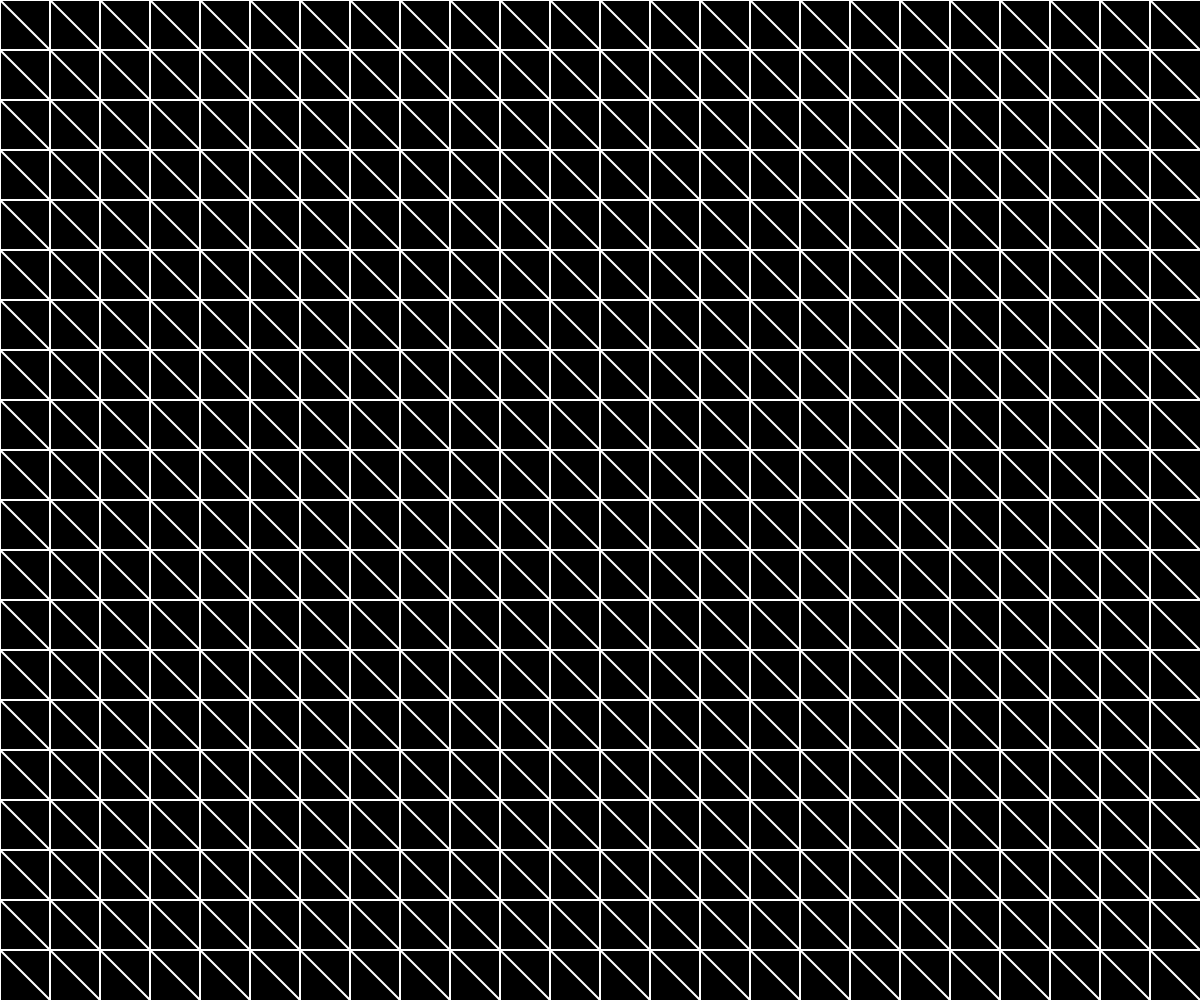
Frame 1 (no input)
Frame 60 (no input): identical to frame 1, image omitted
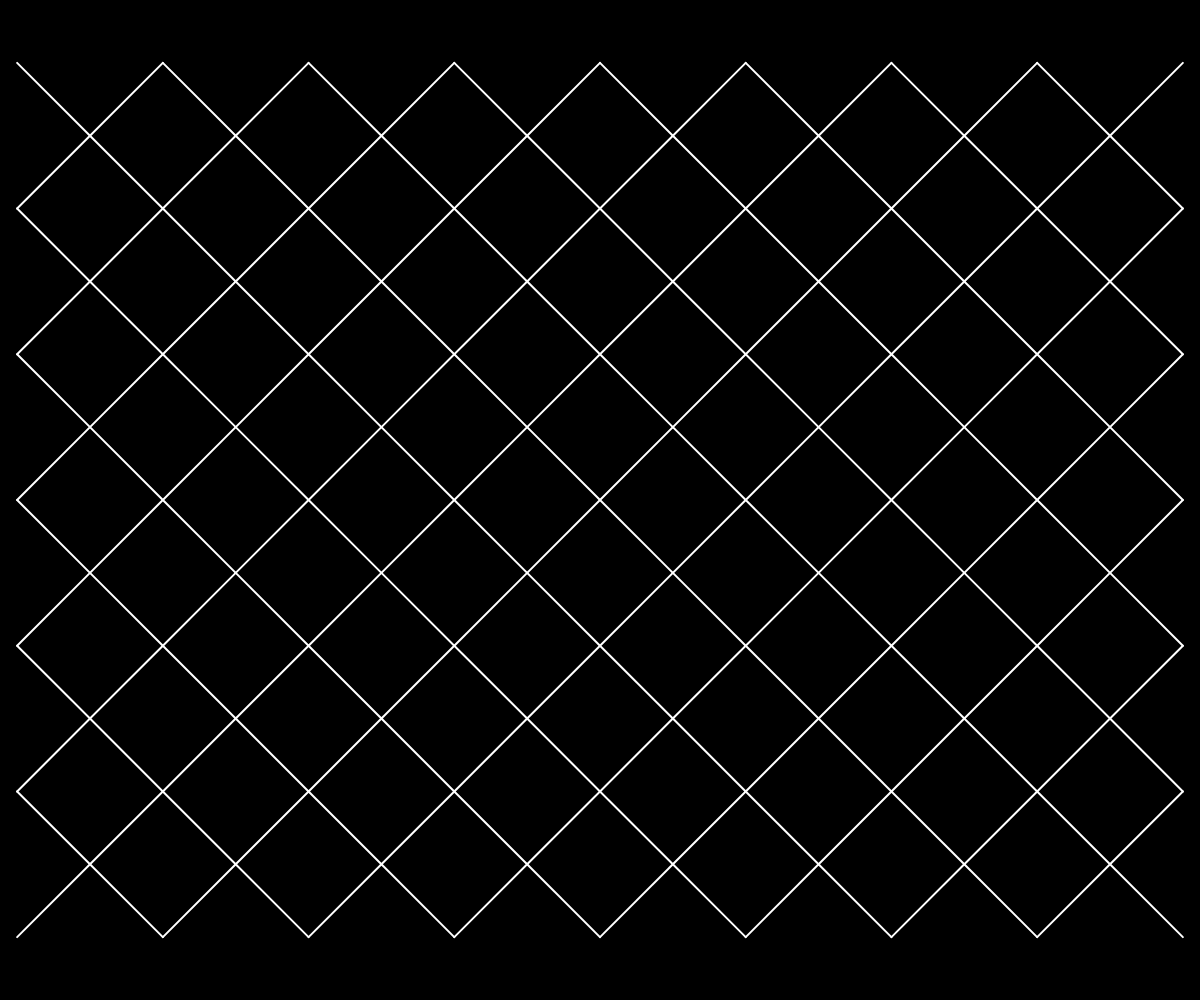
Frame 120 (the mouse pressed at the canvas centre since frame 60)

The p5.js sketch that drew these frames (run headless with seeded random() and noise() and a simulated clock; from frame 60 on, the mouse is pressed at the canvas centre):

// p5.js sketch
// ── sketch.js
let slotSize = 50;
let marginX;
let marginY;

function setup() {

    createCanvas(windowWidth, windowHeight);
    background(0)

    pixelDensity(1);

    marginX = windowWidth - int((windowWidth / slotSize)) * slotSize;
    marginY = windowHeight - int((windowHeight / slotSize)) * slotSize;

}


function draw() {

    background(0)
    noFill();
    stroke(255)
    strokeWeight(2)
    for (let i = marginX / 2 + slotSize / 2; i < width - marginX / 2; i += slotSize) {
        for (let j = marginY / 2 + slotSize / 2; j < height - marginY / 2; j += slotSize) {

            let xOffset = map(mouseX, 0, width, -0.5, 0.5)
            let yOffset = map(mouseY, 0, height, -0.5, 0.5)
            line(i + xOffset * (slotSize), j + yOffset * (slotSize),
                i - slotSize * 0.5, j - slotSize * 0.5);
            line(i + xOffset * (slotSize), j + yOffset * (slotSize),
                i + slotSize * 0.5, j + slotSize * 0.5);
            line(i + xOffset * (slotSize), j + yOffset * (slotSize),
                i + slotSize * 0.5, j - slotSize * 0.5);
            line(i + xOffset * (slotSize), j + yOffset * (slotSize),
                i - slotSize * 0.5, j + slotSize * 0.5);

        }
    }
}

function mousePressed() {
    slotSize = random(10, 200)
    marginX = windowWidth - int((windowWidth / slotSize)) * slotSize;
    marginY = windowHeight - int((windowHeight / slotSize)) * slotSize;
}


function windowResized() {
    resizeCanvas(windowWidth, windowHeight);
    marginX = windowWidth - int((windowWidth / slotSize)) * slotSize;
    marginY = windowHeight - int((windowHeight / slotSize)) * slotSize;
}
